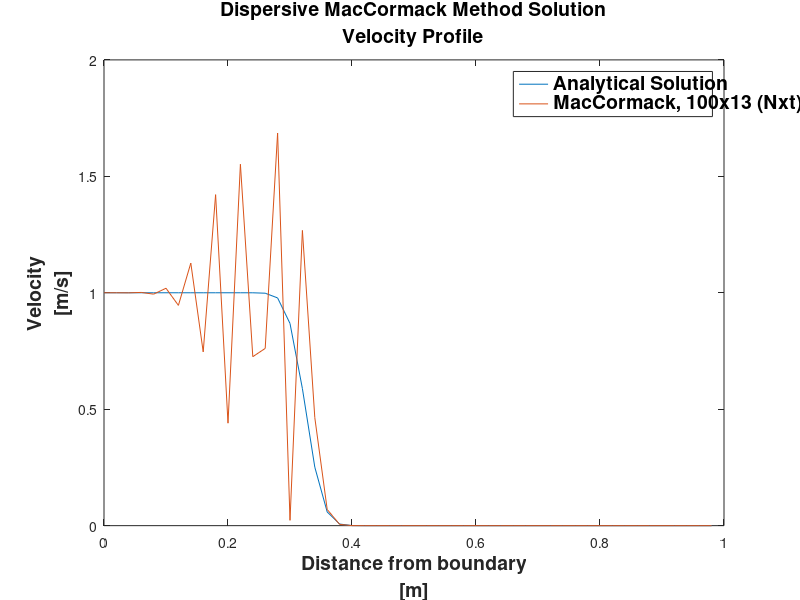

Source code (MATLAB):
%PROJECT 2 - FTCS SCHEME
%CONVECTION DIFFUSION EQUATION
%McCORMACK METHOD DISPERSION


clear;
clc;


%PARAMETERS
t_f = .05;                       %FINAL TIME 
a = 2.5;                        %CONVECTION TERM CONSTANT [m/s]
alpha = 0.005;                  %DIFFUSION TERM CONSTANT [m^2/s]
x_f = 1;                        %FINAL LENGTH [m]
xo = 0.2;

%TRIAL 1
dx = 0.02;                       %DISCRETIZATION IN x [m]
dt = 0.009;                   %DISCRETIZATION IN t [s]
c = (a*dt)/dx;                          %COURANT NUMBER
d = (alpha*dt)/(dx^2);           %FOURIER NUMBER     
N = (x_f/dx);                    %NUMBER OF NODES IN x
T = floor(t_f/dt);             %NUMBER OF NODES IN t              

fprintf('THE COMPUTATIONAL GRID IS %d x %d (N x t)',N,T)
dx
dt
c
d
%MACCORMACK METHOD FOR CONVECTION%%%%%%%%%%%%%%%%%%%%%%%%%%%%%%%%%%%%%%%%%%
%SECOND ORDER CENTRAL SPACE DIFFUSION SCHEME%%%%%%%%%%%%%%%%%%%%%%%%%%%%%%%

%INITIAL CONDITIONS
for i=1:N
    x = (i-1)*dx;
    X(i)=x;
    if x < 0.2;
        u_oo(i) = 1;
    else
        if x == 0.2;
            u_oo(i) = 0.5;
        else
            if x > 0.2;
                u_oo(i) = 0.0;
            end
        end
    end
end;
j = 1;                          %TIME INDEX
t = 0;
X1=X;


while t < t_f;
    t = j*dt;                  
    u_m(1) = 1;                   %BOUNDARY CONDITION [m/s]
    u_m(N) = 0;                   %BOUNDARY CONDITION [m/s]
    u_c(1)=1;
    u_c(N)=0;
    %PREDICTOR
    for i = 2:(N-1);
        u_c(i) = u_oo(i)-c*(u_oo(i+1)-u_oo(i))+d*(u_oo(i+1)-2*u_oo(i)+u_oo(i-1));
    end
    %CORRECTOR
    for i = 2:(N-1);
        u_m(i) = .5* (u_oo(i)+u_c(i) - c*(u_c(i)-u_c(i-1)) + d*(u_c(i+1)-2*u_c(i)+u_c(i-1)));
    end
    u_oo = u_m;
    j = j+1;
end;
u_oo1=u_oo;














%%%%%%%%%%%%%%%%%ANALYTICAL SOLUTION CALCULATION%%%%%%%%%%%%%%%%%%%%%%%%%%%
tt=t_f;

for i=1:N
    x = (i-1)*dx;
    u_a = 1-(1/2)*(1+erf((x-xo-a*tt)/(2*sqrt(alpha*tt))));
    U_a(i)=u_a;
end;
%%%%%%%%%%%%%%%%%%%%%%%%%%%%%%%%%%%%%%%%%%%%%%%%%%%%%%%%%%%%%%%%%%%%%%%%%%%





plot(X,U_a,X1,u_oo1)
title({'Dispersive MacCormack Method Solution';'Velocity Profile'})
xlabel({'Distance from boundary';'[m]'})
ylabel({'Velocity';'[m/s]'})
legend('Analytical Solution','MacCormack, 100x13 (Nxt)')



figureHandle = gcf;
% %# make all text in the figure to size 14 and bold
 set(findall(figureHandle,'type','text'),'fontSize',14,'fontWeight','bold')




    


